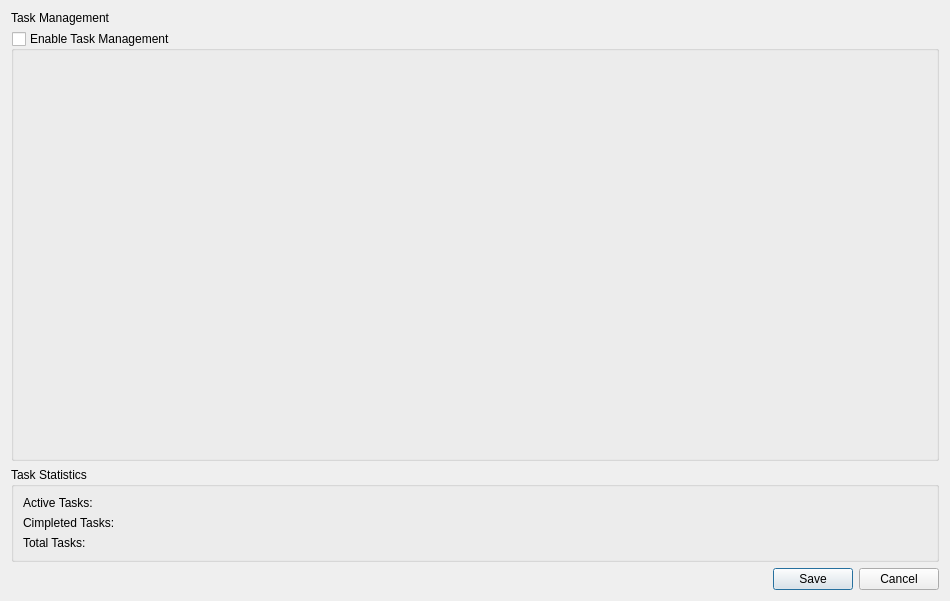
<?xml version="1.0" encoding="UTF-8"?>
<ui version="4.0">
 <class>Dialog_task_management</class>
 <widget class="QDialog" name="Dialog_task_management">
  <property name="geometry">
   <rect>
    <x>0</x>
    <y>0</y>
    <width>950</width>
    <height>601</height>
   </rect>
  </property>
  <property name="windowTitle">
   <string>Dialog</string>
  </property>
  <layout class="QVBoxLayout" name="verticalLayout" stretch="0,1,0,0">
   <item>
    <widget class="QLabel" name="label_task_management">
     <property name="minimumSize">
      <size>
       <width>0</width>
       <height>0</height>
      </size>
     </property>
     <property name="text">
      <string>Task Management</string>
     </property>
     <property name="role" stdset="0">
      <string>header</string>
     </property>
    </widget>
   </item>
   <item>
    <widget class="QGroupBox" name="groupBox_checkBox_enable_task_management">
     <property name="title">
      <string>Enable Task Management</string>
     </property>
     <property name="checkable">
      <bool>true</bool>
     </property>
     <property name="checked">
      <bool>false</bool>
     </property>
     <layout class="QVBoxLayout" name="verticalLayout_3">
      <item>
       <widget class="QWidget" name="widget_placeholder_task_settings" native="true">
        <layout class="QVBoxLayout" name="verticalLayout_2">
         <property name="spacing">
          <number>2</number>
         </property>
         <property name="leftMargin">
          <number>2</number>
         </property>
         <property name="topMargin">
          <number>2</number>
         </property>
         <property name="rightMargin">
          <number>2</number>
         </property>
         <property name="bottomMargin">
          <number>2</number>
         </property>
        </layout>
       </widget>
      </item>
     </layout>
    </widget>
   </item>
   <item>
    <widget class="QGroupBox" name="groupBox_task_stats">
     <property name="title">
      <string>Task Statistics</string>
     </property>
     <layout class="QGridLayout" name="gridLayout">
      <item row="1" column="0">
       <widget class="QLabel" name="label_completed_tasks">
        <property name="text">
         <string>Cimpleted Tasks:</string>
        </property>
        <property name="alignment">
         <set>Qt::AlignmentFlag::AlignLeading|Qt::AlignmentFlag::AlignLeft|Qt::AlignmentFlag::AlignVCenter</set>
        </property>
       </widget>
      </item>
      <item row="2" column="0">
       <widget class="QLabel" name="label_active_tasks">
        <property name="text">
         <string>Total Tasks:</string>
        </property>
        <property name="alignment">
         <set>Qt::AlignmentFlag::AlignLeading|Qt::AlignmentFlag::AlignLeft|Qt::AlignmentFlag::AlignVCenter</set>
        </property>
       </widget>
      </item>
      <item row="0" column="0">
       <widget class="QLabel" name="label_total_tasks">
        <property name="text">
         <string>Active Tasks:</string>
        </property>
        <property name="alignment">
         <set>Qt::AlignmentFlag::AlignLeading|Qt::AlignmentFlag::AlignLeft|Qt::AlignmentFlag::AlignVCenter</set>
        </property>
       </widget>
      </item>
     </layout>
    </widget>
   </item>
   <item>
    <widget class="QDialogButtonBox" name="buttonBox_save_cancel">
     <property name="orientation">
      <enum>Qt::Orientation::Horizontal</enum>
     </property>
     <property name="standardButtons">
      <set>QDialogButtonBox::StandardButton::Cancel|QDialogButtonBox::StandardButton::Save</set>
     </property>
    </widget>
   </item>
  </layout>
 </widget>
 <resources/>
 <connections/>
</ui>
